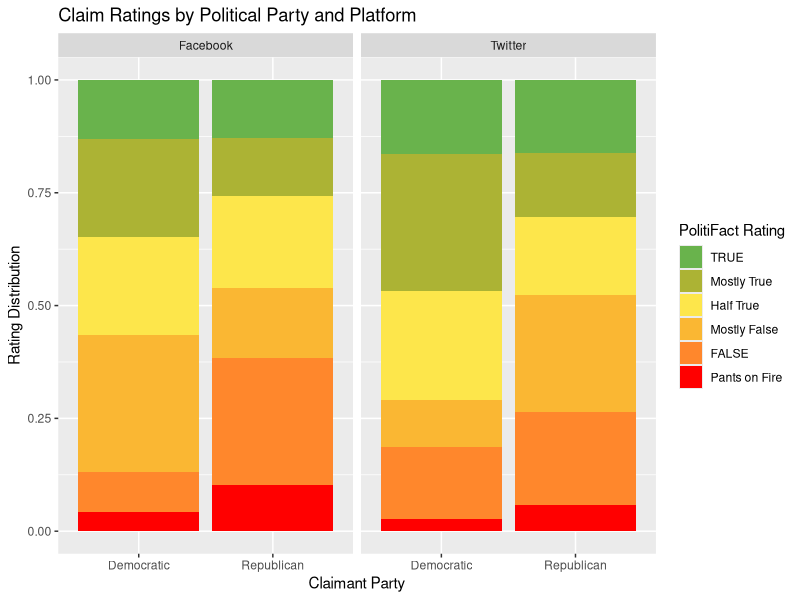
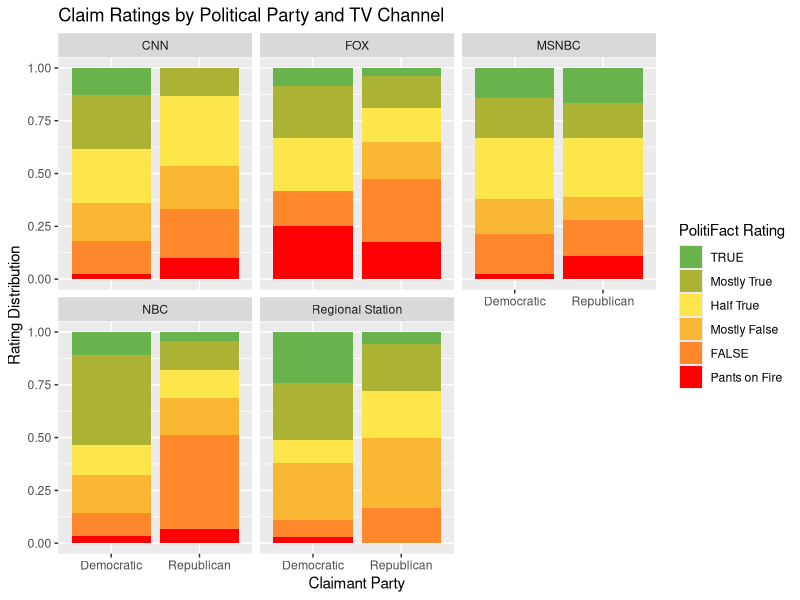

These figures' R source, in order:
## ---- chunk 1
knitr::opts_chunk$set(echo = TRUE)
library(tidyverse)
library(knitr)
## ---- chunk 2
loc_tags <- read.csv("locoflie.csv") %>%
  mutate(textualRating = fct_relevel(textualRating, c("TRUE",
                                                      "Mostly True",
                                                      "Half True",
                                                      "Mostly False",
                                                      "FALSE",
                                                      "Pants on Fire")))
## ---- chunk 3
loc_tags %>%
  group_by(claimant_party) %>%
  summarise(count = n()) %>%
  kable(caption = "Claims by Party")
## ---- chunk 4
loc_tags %>%
  group_by(location) %>%
  summarise(count = n()) %>%
  kable(caption = "Distribution of all claims by Location")
## ---- chunk 5
loc_tags %>%
  group_by(location, claimant_party) %>%
  summarise(count = n()) %>%
  pivot_wider(names_from = location, values_from = count) %>%
  kable(caption = "Distribution of Claims by Party and Location")
## ---- chunk 6
loc_tags %>%
  filter(location == "Social Media") %>%
  group_by(location.extra) %>%
  summarise(count = n()) %>%
  kable(caption = "Distribution of claims by Social Media App")
## ---- chunk 7
truenesscolors = c("#69B34C", "#ACB334", "#FDE64B", "#FAB733", "#FF872C", "#FF0000")
loc_tags %>%
  filter(location == "Social Media",
         location.extra == "Twitter" | location.extra == "Facebook") %>%
  ggplot(aes(x = claimant_party, fill = textualRating)) +
  geom_bar(position = "fill") +
  facet_wrap(~ location.extra) +
  labs(
    x = "Claimant Party",
    y = "Rating Distribution",
    fill = "PolitiFact Rating",
    title = "Claim Ratings by Political Party and Platform"
  ) +
  scale_fill_manual(values = truenesscolors)
## ---- chunk 8
loc_tags %>%
  filter(location == "Social Media",
         location.extra == "Twitter" | location.extra == "Facebook") %>%
  group_by(claimant_party) %>%
  summarize(count = n()) %>%
  kable(caption = "Total Claims on Twitter and Facebook")

loc_tags %>%
  filter(location == "Social Media",
         location.extra == "Twitter" | location.extra == "Facebook",
         claimant_party == "Democratic") %>%
  group_by(textualRating) %>%
  summarize(count = n(), proportion = n()/204) %>%
  kable(caption = "Democrats PolitiFact Rating Proportions on Twitter and Facebook", digits = 3)

loc_tags %>%
  filter(location == "Social Media",
         location.extra == "Twitter" | location.extra == "Facebook",
         claimant_party == "Republican") %>%
  group_by(textualRating) %>%
  summarize(count = n(), proportion = n()/194) %>%
  kable(caption = "Republicans PolitiFact Rating Proportions on Twitter and Facebook", digits = 3)
## ---- chunk 9
loc_tags %>%
  filter(location == "TV Appearance") %>%
  group_by(location.extra) %>%
  summarise(count = n()) %>%
  kable(caption = "Distribution of TV Appearances")
## ---- chunk 10
loc_tags %>%
  filter(location == "TV Appearance",
         location.extra == "FOX" | 
           location.extra == "CNN" | 
           location.extra == "MSNBC" | 
           location.extra == "NBC" | 
           location.extra == "Regional Station") %>%
  group_by(claimant_party, location.extra) %>%
  summarize(count = n()) %>%
  pivot_wider(names_from = location.extra, values_from = count) %>%
  kable(caption = "Claims made on TV, by Claimant Party")
## ---- chunk 11
loc_tags %>%
  filter(location == "TV Appearance",
         location.extra == "FOX" | 
           location.extra == "CNN" | 
           location.extra == "MSNBC" | 
           location.extra == "NBC" | 
           location.extra == "Regional Station") %>%
  ggplot(aes(x = claimant_party, fill = textualRating)) +
  geom_bar(position = "fill") +
  facet_wrap(~ location.extra) +
  labs(
    x = "Claimant Party",
    y = "Rating Distribution",
    fill = "PolitiFact Rating",
    title = "Claim Ratings by Political Party and TV Channel"
  ) +
  scale_fill_manual(values = truenesscolors)
